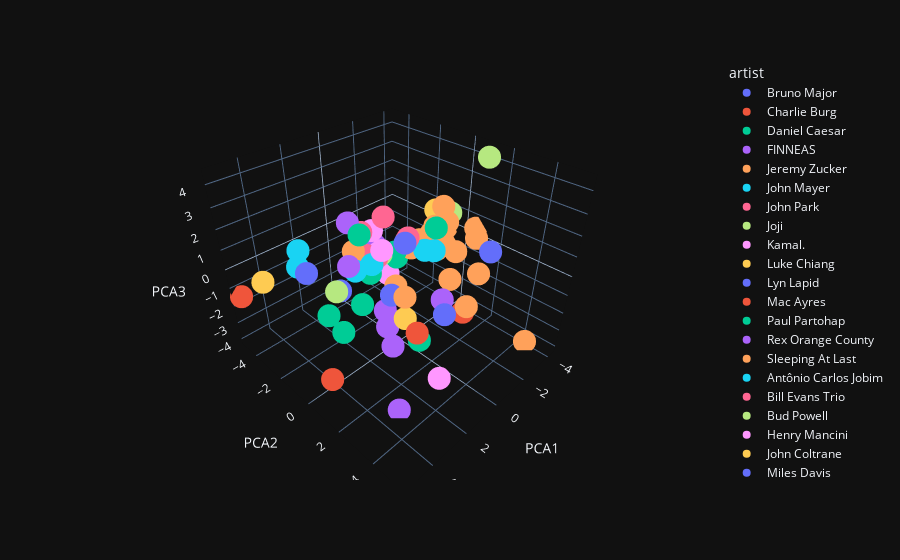

Here is the notebook cell this chart was saved with:
### Code cell
fig = px.scatter_3d(
    named_pca_dataset,
    x='PCA1',
    y='PCA2',
    z='PCA3',
    hover_data=['artist', 'song_name'],
    template='plotly_dark',
    color='artist'
)
fig.show()

### Figure 1 — Plotly figure (JSON) as saved in the notebook; plotly's stock layout.template omitted (floating-point values rounded to 4 significant figures)
{"data": [{"customdata": [["Bruno Major", "Easily"], ["Bruno Major", "Nothing"], ["Bruno Major", "The Most Beautiful Thing"]], "hovertemplate": "artist=%{customdata[0]}<br>PCA1=%{x}<br>PCA2=%{y}<br>PCA3=%{z}<br>song_name=%{customdata[1]}<extra></extra>", "legendgroup": "Bruno Major", "marker": {"color": "#636efa", "symbol": "circle"}, "mode": "markers", "name": "Bruno Major", "scene": "scene", "showlegend": true, "x": [2.92, -1.205, 2.139], "y": [4.81, 3.604, 2.247], "z": [1.916, 1.876, 3.158], "type": "scatter3d"}, {"customdata": [["Charlie Burg", "Lovesong (The Way) [feat. Bluets]"]], "hovertemplate": "artist=%{customdata[0]}<br>PCA1=%{x}<br>PCA2=%{y}<br>PCA3=%{z}<br>song_name=%{customdata[1]}<extra></extra>", "legendgroup": "Charlie Burg", "marker": {"color": "#EF553B", "symbol": "circle"}, "mode": "markers", "name": "Charlie Burg", "scene": "scene", "showlegend": true, "x": [4.939], "y": [1.079], "z": [-2.432], "type": "scatter3d"}, {"customdata": [["Daniel Caesar", "Best Part (feat. H.E.R.)"], ["Daniel Caesar", "Japanese Denim"], ["Daniel Caesar", "Streetcar"], ["Daniel Caesar", "We Find Love"]], "hovertemplate": "artist=%{customdata[0]}<br>PCA1=%{x}<br>PCA2=%{y}<br>PCA3=%{z}<br>song_name=%{customdata[1]}<extra></extra>", "legendgroup": "Daniel Caesar", "marker": {"color": "#00cc96", "symbol": "circle"}, "mode": "markers", "name": "Daniel Caesar", "scene": "scene", "showlegend": true, "x": [2.275, 4.129, 2.645, 0.4187], "y": [-0.04611, 0.1161, -0.9989, 0.003959], "z": [-0.8277, -0.2232, -2.76, 0.9582], "type": "scatter3d"}, {"customdata": [["FINNEAS", "Let's Fall in Love for the Night"]], "hovertemplate": "artist=%{customdata[0]}<br>PCA1=%{x}<br>PCA2=%{y}<br>PCA3=%{z}<br>song_name=%{customdata[1]}<extra></extra>", "legendgroup": "FINNEAS", "marker": {"color": "#ab63fa", "symbol": "circle"}, "mode": "markers", "name": "FINNEAS", "scene": "scene", "showlegend": true, "x": [3.285], "y": [2.791], "z": [-0.5968], "type": "scatter3d"}, {"customdata": [["Jeremy Zucker", "this is how you fall in love"]], "hovertemplate": "artist=%{customdata[0]}<br>PCA1=%{x}<br>PCA2=%{y}<br>PCA3=%{z}<br>song_name=%{customdata[1]}<extra></extra>", "legendgroup": "Jeremy Zucker", "marker": {"color": "#FFA15A", "symbol": "circle"}, "mode": "markers", "name": "Jeremy Zucker", "scene": "scene", "showlegend": true, "x": [2.239], "y": [2.372], "z": [0.8946], "type": "scatter3d"}, {"customdata": [["John Mayer", "You're Gonna Live Forever in Me"]], "hovertemplate": "artist=%{customdata[0]}<br>PCA1=%{x}<br>PCA2=%{y}<br>PCA3=%{z}<br>song_name=%{customdata[1]}<extra></extra>", "legendgroup": "John Mayer", "marker": {"color": "#19d3f3", "symbol": "circle"}, "mode": "markers", "name": "John Mayer", "scene": "scene", "showlegend": true, "x": [-1.768], "y": [0.2948], "z": [0.1482], "type": "scatter3d"}, {"customdata": [["John Park", "Sipping My life (Bonus Track)"]], "hovertemplate": "artist=%{customdata[0]}<br>PCA1=%{x}<br>PCA2=%{y}<br>PCA3=%{z}<br>song_name=%{customdata[1]}<extra></extra>", "legendgroup": "John Park", "marker": {"color": "#FF6692", "symbol": "circle"}, "mode": "markers", "name": "John Park", "scene": "scene", "showlegend": true, "x": [1.549], "y": [0.1367], "z": [1.302], "type": "scatter3d"}, {"customdata": [["Joji", "Glimpse of Us"]], "hovertemplate": "artist=%{customdata[0]}<br>PCA1=%{x}<br>PCA2=%{y}<br>PCA3=%{z}<br>song_name=%{customdata[1]}<extra></extra>", "legendgroup": "Joji", "marker": {"color": "#B6E880", "symbol": "circle"}, "mode": "markers", "name": "Joji", "scene": "scene", "showlegend": true, "x": [1.111], "y": [-0.1042], "z": [1.11], "type": "scatter3d"}, {"customdata": [["Kamal.", "blue"]], "hovertemplate": "artist=%{customdata[0]}<br>PCA1=%{x}<br>PCA2=%{y}<br>PCA3=%{z}<br>song_name=%{customdata[1]}<extra></extra>", "legendgroup": "Kamal.", "marker": {"color": "#FF97FF", "symbol": "circle"}, "mode": "markers", "name": "Kamal.", "scene": "scene", "showlegend": true, "x": [3.593], "y": [5.303], "z": [-0.156], "type": "scatter3d"}, {"customdata": [["Luke Chiang", "Shouldn't Be"]], "hovertemplate": "artist=%{customdata[0]}<br>PCA1=%{x}<br>PCA2=%{y}<br>PCA3=%{z}<br>song_name=%{customdata[1]}<extra></extra>", "legendgroup": "Luke Chiang", "marker": {"color": "#FECB52", "symbol": "circle"}, "mode": "markers", "name": "Luke Chiang", "scene": "scene", "showlegend": true, "x": [2.21], "y": [2.372], "z": [-0.1619], "type": "scatter3d"}, {"customdata": [["Lyn Lapid", "In My Mind"]], "hovertemplate": "artist=%{customdata[0]}<br>PCA1=%{x}<br>PCA2=%{y}<br>PCA3=%{z}<br>song_name=%{customdata[1]}<extra></extra>", "legendgroup": "Lyn Lapid", "marker": {"color": "#636efa", "symbol": "circle"}, "mode": "markers", "name": "Lyn Lapid", "scene": "scene", "showlegend": true, "x": [1.017], "y": [0.3955], "z": [-0.7833], "type": "scatter3d"}, {"customdata": [["Mac Ayres", "Easy"]], "hovertemplate": "artist=%{customdata[0]}<br>PCA1=%{x}<br>PCA2=%{y}<br>PCA3=%{z}<br>song_name=%{customdata[1]}<extra></extra>", "legendgroup": "Mac Ayres", "marker": {"color": "#EF553B", "symbol": "circle"}, "mode": "markers", "name": "Mac Ayres", "scene": "scene", "showlegend": true, "x": [2.872], "y": [3.604], "z": [0.309], "type": "scatter3d"}, {"customdata": [["Paul Partohap", "P.S. I LOVE YOU"]], "hovertemplate": "artist=%{customdata[0]}<br>PCA1=%{x}<br>PCA2=%{y}<br>PCA3=%{z}<br>song_name=%{customdata[1]}<extra></extra>", "legendgroup": "Paul Partohap", "marker": {"color": "#00cc96", "symbol": "circle"}, "mode": "markers", "name": "Paul Partohap", "scene": "scene", "showlegend": true, "x": [0.8879], "y": [1.956], "z": [-2.441], "type": "scatter3d"}, {"customdata": [["Rex Orange County", "Always"], ["Rex Orange County", "Happiness"], ["Rex Orange County", "Pluto Projector"], ["Rex Orange County", "Untitled"]], "hovertemplate": "artist=%{customdata[0]}<br>PCA1=%{x}<br>PCA2=%{y}<br>PCA3=%{z}<br>song_name=%{customdata[1]}<extra></extra>", "legendgroup": "Rex Orange County", "marker": {"color": "#ab63fa", "symbol": "circle"}, "mode": "markers", "name": "Rex Orange County", "scene": "scene", "showlegend": true, "x": [2.157, 1.354, 0.298, 3.208], "y": [1.33, 0.358, 2.587, 3.051], "z": [-1.276, -1.457, -0.2041, -4.044], "type": "scatter3d"}, {"customdata": [["Sleeping At Last", "April 10, 2019- Powehi - Image of a Black Hole"], ["Sleeping At Last", "August 12, 2018- Perseid Meteor Shower"], ["Sleeping At Last", "August 21, 2017- Total Solar Eclipse"], ["Sleeping At Last", "December 13, 2017- Geminid Meteor Shower"], ["Sleeping At Last", "December 17, 2018- Farout"], ["Sleeping At Last", "December 21, 2020- The Great Conjunction"], ["Sleeping At Last", "December 25, 2021- Webb Space Telescope - Launch"], ["Sleeping At Last", "February 1, 2023- C2022 E3 - Comet Ztf"], ["Sleeping At Last", "February 13, 2019- Opportunity - Mission Complete"], ["Sleeping At Last", "February 18, 2021- Perseverance - Mars Landing"], ["Sleeping At Last", "January 30, 2020- Spitzer - Final Voyage"], ["Sleeping At Last", "January 31, 2018- Super Blue Blood Moon"], ["Sleeping At Last", "July 22, 2020- C  2020 F3 - Comet Neowise"], ["Sleeping At Last", "July 27, 2018- Total Lunar Eclipse"], ["Sleeping At Last", "July 4, 2020- Aphelion"], ["Sleeping At Last", "June 24, 2022- Parade of Planets"], ["Sleeping At Last", "June 30, 2018- Pds 70b (Birth of a Planet)"], ["Sleeping At Last", "October 30, 2018- Kepler - Goodnight"], ["Sleeping At Last", "September 15, 2017- Cassini - The Grand Finale"]], "hovertemplate": "artist=%{customdata[0]}<br>PCA1=%{x}<br>PCA2=%{y}<br>PCA3=%{z}<br>song_name=%{customdata[1]}<extra></extra>", "legendgroup": "Sleeping At Last", "marker": {"color": "#FFA15A", "symbol": "circle"}, "mode": "markers", "name": "Sleeping At Last", "scene": "scene", "showlegend": true, "x": [-3.787, -2.837, -3.745, -4.228, -3.082, -4.24, -1.334, -2.907, -2.342, -4.251, -3.173, -2.908, -2.646, -4.064, -3.344, -2.483, -1.926, -1.354, -2.504], "y": [4.424, -1.587, -1.468, -0.8562, -0.6646, -1.098, -0.7119, -0.2272, -0.7056, 0.6815, 1.847, -0.8737, 0.2595, -0.2355, 1.413, -0.3322, 2.229, 1.626, -0.6008], "z": [-3.978, -0.5654, -0.8332, -1.098, -0.8359, -0.2742, 0.03605, 1.761, -0.1534, 0.447, -1.053, 0.112, 1.25, -1.205, 0.5992, 0.869, -2.056, -0.5419, 0.2438], "type": "scatter3d"}, {"customdata": [["Antônio Carlos Jobim", "Desafinado"], ["Antônio Carlos Jobim", "The Girl From Ipanema"]], "hovertemplate": "artist=%{customdata[0]}<br>PCA1=%{x}<br>PCA2=%{y}<br>PCA3=%{z}<br>song_name=%{customdata[1]}<extra></extra>", "legendgroup": "Antônio Carlos Jobim", "marker": {"color": "#19d3f3", "symbol": "circle"}, "mode": "markers", "name": "Antônio Carlos Jobim", "scene": "scene", "showlegend": true, "x": [2.099, 2.479], "y": [-0.6104, 0.8619], "z": [0.5135, 1.747], "type": "scatter3d"}, {"customdata": [["Bill Evans Trio", "Waltz for Debby (take 1) - Alternate Take"]], "hovertemplate": "artist=%{customdata[0]}<br>PCA1=%{x}<br>PCA2=%{y}<br>PCA3=%{z}<br>song_name=%{customdata[1]}<extra></extra>", "legendgroup": "Bill Evans Trio", "marker": {"color": "#FF6692", "symbol": "circle"}, "mode": "markers", "name": "Bill Evans Trio", "scene": "scene", "showlegend": true, "x": [0.8921], "y": [-0.1672], "z": [2.746], "type": "scatter3d"}, {"customdata": [["Bud Powell", "I'll Keep Loving You"], ["Bud Powell", "It Could Happen To You - Rudy Van Gelder Edition  Remastered 1998"]], "hovertemplate": "artist=%{customdata[0]}<br>PCA1=%{x}<br>PCA2=%{y}<br>PCA3=%{z}<br>song_name=%{customdata[1]}<extra></extra>", "legendgroup": "Bud Powell", "marker": {"color": "#B6E880", "symbol": "circle"}, "mode": "markers", "name": "Bud Powell", "scene": "scene", "showlegend": true, "x": [-4.245, -3.733], "y": [-1.743, -0.456], "z": [-1.044, 1.027], "type": "scatter3d"}, {"customdata": [["Henry Mancini", "Dear Heart"]], "hovertemplate": "artist=%{customdata[0]}<br>PCA1=%{x}<br>PCA2=%{y}<br>PCA3=%{z}<br>song_name=%{customdata[1]}<extra></extra>", "legendgroup": "Henry Mancini", "marker": {"color": "#FF97FF", "symbol": "circle"}, "mode": "markers", "name": "Henry Mancini", "scene": "scene", "showlegend": true, "x": [-1.588], "y": [-2.529], "z": [-2.444], "type": "scatter3d"}, {"customdata": [["John Coltrane", "A Love Supreme, Pt. I – Acknowledgement"]], "hovertemplate": "artist=%{customdata[0]}<br>PCA1=%{x}<br>PCA2=%{y}<br>PCA3=%{z}<br>song_name=%{customdata[1]}<extra></extra>", "legendgroup": "John Coltrane", "marker": {"color": "#FECB52", "symbol": "circle"}, "mode": "markers", "name": "John Coltrane", "scene": "scene", "showlegend": true, "x": [4.245], "y": [-4.542], "z": [-0.9929], "type": "scatter3d"}, {"customdata": [["Miles Davis", "So What (feat. John Coltrane, Cannonball Adderley & Bill Evans)"]], "hovertemplate": "artist=%{customdata[0]}<br>PCA1=%{x}<br>PCA2=%{y}<br>PCA3=%{z}<br>song_name=%{customdata[1]}<extra></extra>", "legendgroup": "Miles Davis", "marker": {"color": "#636efa", "symbol": "circle"}, "mode": "markers", "name": "Miles Davis", "scene": "scene", "showlegend": true, "x": [3.287], "y": [-2.407], "z": [0.08655], "type": "scatter3d"}, {"customdata": [["Ornette Coleman", "Lonely Woman"]], "hovertemplate": "artist=%{customdata[0]}<br>PCA1=%{x}<br>PCA2=%{y}<br>PCA3=%{z}<br>song_name=%{customdata[1]}<extra></extra>", "legendgroup": "Ornette Coleman", "marker": {"color": "#EF553B", "symbol": "circle"}, "mode": "markers", "name": "Ornette Coleman", "scene": "scene", "showlegend": true, "x": [5.232], "y": [-4.852], "z": [-1.439], "type": "scatter3d"}, {"customdata": [["Sarah Vaughan", "Misty"]], "hovertemplate": "artist=%{customdata[0]}<br>PCA1=%{x}<br>PCA2=%{y}<br>PCA3=%{z}<br>song_name=%{customdata[1]}<extra></extra>", "legendgroup": "Sarah Vaughan", "marker": {"color": "#00cc96", "symbol": "circle"}, "mode": "markers", "name": "Sarah Vaughan", "scene": "scene", "showlegend": true, "x": [-0.9991], "y": [-1.314], "z": [-0.5932], "type": "scatter3d"}, {"customdata": [["Thelonious Monk", "'Round Midnight"], ["Thelonious Monk", "Honeysuckle Rose"]], "hovertemplate": "artist=%{customdata[0]}<br>PCA1=%{x}<br>PCA2=%{y}<br>PCA3=%{z}<br>song_name=%{customdata[1]}<extra></extra>", "legendgroup": "Thelonious Monk", "marker": {"color": "#ab63fa", "symbol": "circle"}, "mode": "markers", "name": "Thelonious Monk", "scene": "scene", "showlegend": true, "x": [-0.3514, 2.922], "y": [-2.096, 0.00897], "z": [0.02413, 1.455], "type": "scatter3d"}, {"customdata": [["Tony Bennett", "(I Left My Heart) In San Francisco"]], "hovertemplate": "artist=%{customdata[0]}<br>PCA1=%{x}<br>PCA2=%{y}<br>PCA3=%{z}<br>song_name=%{customdata[1]}<extra></extra>", "legendgroup": "Tony Bennett", "marker": {"color": "#FFA15A", "symbol": "circle"}, "mode": "markers", "name": "Tony Bennett", "scene": "scene", "showlegend": true, "x": [0.5025], "y": [0.1443], "z": [-0.6978], "type": "scatter3d"}, {"customdata": [["Boundary Run", "Beggars"]], "hovertemplate": "artist=%{customdata[0]}<br>PCA1=%{x}<br>PCA2=%{y}<br>PCA3=%{z}<br>song_name=%{customdata[1]}<extra></extra>", "legendgroup": "Boundary Run", "marker": {"color": "#19d3f3", "symbol": "circle"}, "mode": "markers", "name": "Boundary Run", "scene": "scene", "showlegend": true, "x": [-1.319], "y": [0.1342], "z": [0.3048], "type": "scatter3d"}, {"customdata": [["CHPTRS", "At Dawn"], ["CHPTRS", "Last Chance (Alternate Version)"], ["CHPTRS", "Obvious (Alternate Version)"]], "hovertemplate": "artist=%{customdata[0]}<br>PCA1=%{x}<br>PCA2=%{y}<br>PCA3=%{z}<br>song_name=%{customdata[1]}<extra></extra>", "legendgroup": "CHPTRS", "marker": {"color": "#FF6692", "symbol": "circle"}, "mode": "markers", "name": "CHPTRS", "scene": "scene", "showlegend": true, "x": [1.177, -0.736, -0.6225], "y": [-0.9638, -0.3494, -0.3469], "z": [0.6925, 0.9934, 0.8957], "type": "scatter3d"}, {"customdata": [["Freya Ridings", "Love Is Fire"]], "hovertemplate": "artist=%{customdata[0]}<br>PCA1=%{x}<br>PCA2=%{y}<br>PCA3=%{z}<br>song_name=%{customdata[1]}<extra></extra>", "legendgroup": "Freya Ridings", "marker": {"color": "#B6E880", "symbol": "circle"}, "mode": "markers", "name": "Freya Ridings", "scene": "scene", "showlegend": true, "x": [2.887], "y": [-0.9408], "z": [-0.3084], "type": "scatter3d"}, {"customdata": [["HAEVN", "Where the Heart Is - Single Version"]], "hovertemplate": "artist=%{customdata[0]}<br>PCA1=%{x}<br>PCA2=%{y}<br>PCA3=%{z}<br>song_name=%{customdata[1]}<extra></extra>", "legendgroup": "HAEVN", "marker": {"color": "#FF97FF", "symbol": "circle"}, "mode": "markers", "name": "HAEVN", "scene": "scene", "showlegend": true, "x": [2.229], "y": [1.153], "z": [2.395], "type": "scatter3d"}, {"customdata": [["Lights & Motion", "Anomaly"]], "hovertemplate": "artist=%{customdata[0]}<br>PCA1=%{x}<br>PCA2=%{y}<br>PCA3=%{z}<br>song_name=%{customdata[1]}<extra></extra>", "legendgroup": "Lights & Motion", "marker": {"color": "#FECB52", "symbol": "circle"}, "mode": "markers", "name": "Lights & Motion", "scene": "scene", "showlegend": true, "x": [-2.941], "y": [-0.7105], "z": [1.384], "type": "scatter3d"}, {"customdata": [["ODESZA", "A Moment Apart"]], "hovertemplate": "artist=%{customdata[0]}<br>PCA1=%{x}<br>PCA2=%{y}<br>PCA3=%{z}<br>song_name=%{customdata[1]}<extra></extra>", "legendgroup": "ODESZA", "marker": {"color": "#636efa", "symbol": "circle"}, "mode": "markers", "name": "ODESZA", "scene": "scene", "showlegend": true, "x": [1.268], "y": [-2.825], "z": [-2.172], "type": "scatter3d"}, {"customdata": [["One Hundred Years", "Reborn"]], "hovertemplate": "artist=%{customdata[0]}<br>PCA1=%{x}<br>PCA2=%{y}<br>PCA3=%{z}<br>song_name=%{customdata[1]}<extra></extra>", "legendgroup": "One Hundred Years", "marker": {"color": "#EF553B", "symbol": "circle"}, "mode": "markers", "name": "One Hundred Years", "scene": "scene", "showlegend": true, "x": [-2.858], "y": [1.386], "z": [-3.438], "type": "scatter3d"}, {"customdata": [["Roary", "Guardians"], ["Roary", "Motion"], ["Roary", "Breathe Again"]], "hovertemplate": "artist=%{customdata[0]}<br>PCA1=%{x}<br>PCA2=%{y}<br>PCA3=%{z}<br>song_name=%{customdata[1]}<extra></extra>", "legendgroup": "Roary", "marker": {"color": "#00cc96", "symbol": "circle"}, "mode": "markers", "name": "Roary", "scene": "scene", "showlegend": true, "x": [-2.172, 1.343, 1.044], "y": [0.0174, -1.153, -0.8806], "z": [1.047, 1.691, -0.2693], "type": "scatter3d"}, {"customdata": [["Secret Nation", "Love You Well"]], "hovertemplate": "artist=%{customdata[0]}<br>PCA1=%{x}<br>PCA2=%{y}<br>PCA3=%{z}<br>song_name=%{customdata[1]}<extra></extra>", "legendgroup": "Secret Nation", "marker": {"color": "#ab63fa", "symbol": "circle"}, "mode": "markers", "name": "Secret Nation", "scene": "scene", "showlegend": true, "x": [1.292], "y": [-1.934], "z": [1.924], "type": "scatter3d"}, {"customdata": [["sød ven", "mystery"]], "hovertemplate": "artist=%{customdata[0]}<br>PCA1=%{x}<br>PCA2=%{y}<br>PCA3=%{z}<br>song_name=%{customdata[1]}<extra></extra>", "legendgroup": "sød ven", "marker": {"color": "#FFA15A", "symbol": "circle"}, "mode": "markers", "name": "sød ven", "scene": "scene", "showlegend": true, "x": [1.576], "y": [-1.304], "z": [0.9203], "type": "scatter3d"}, {"customdata": [["The Light the Heat", "Afterlight"], ["The Light the Heat", "Feel Alive"]], "hovertemplate": "artist=%{customdata[0]}<br>PCA1=%{x}<br>PCA2=%{y}<br>PCA3=%{z}<br>song_name=%{customdata[1]}<extra></extra>", "legendgroup": "The Light the Heat", "marker": {"color": "#19d3f3", "symbol": "circle"}, "mode": "markers", "name": "The Light the Heat", "scene": "scene", "showlegend": true, "x": [3.137, 3.148], "y": [-3.283, -3.059], "z": [-0.09027, 0.8722], "type": "scatter3d"}, {"customdata": [["Thomas Bergersen", "Crystallize"]], "hovertemplate": "artist=%{customdata[0]}<br>PCA1=%{x}<br>PCA2=%{y}<br>PCA3=%{z}<br>song_name=%{customdata[1]}<extra></extra>", "legendgroup": "Thomas Bergersen", "marker": {"color": "#FF6692", "symbol": "circle"}, "mode": "markers", "name": "Thomas Bergersen", "scene": "scene", "showlegend": true, "x": [0.3858], "y": [-2.175], "z": [0.9729], "type": "scatter3d"}, {"customdata": [["Tony Anderson", "Retour"]], "hovertemplate": "artist=%{customdata[0]}<br>PCA1=%{x}<br>PCA2=%{y}<br>PCA3=%{z}<br>song_name=%{customdata[1]}<extra></extra>", "legendgroup": "Tony Anderson", "marker": {"color": "#B6E880", "symbol": "circle"}, "mode": "markers", "name": "Tony Anderson", "scene": "scene", "showlegend": true, "x": [-3.595], "y": [1.454], "z": [4.39], "type": "scatter3d"}, {"customdata": [["Voyageur", "Civilized"], ["Voyageur", "Fire & Stone"], ["Voyageur", "I Caught Fire"]], "hovertemplate": "artist=%{customdata[0]}<br>PCA1=%{x}<br>PCA2=%{y}<br>PCA3=%{z}<br>song_name=%{customdata[1]}<extra></extra>", "legendgroup": "Voyageur", "marker": {"color": "#FF97FF", "symbol": "circle"}, "mode": "markers", "name": "Voyageur", "scene": "scene", "showlegend": true, "x": [0.07821, -0.09732, -1.083], "y": [-1.334, -2.002, -1.564], "z": [0.1695, 0.9374, -0.7334], "type": "scatter3d"}], "layout": {"scene": {"domain": {"x": [0.0, 1.0], "y": [0.0, 1.0]}, "xaxis": {"title": {"text": "PCA1"}}, "yaxis": {"title": {"text": "PCA2"}}, "zaxis": {"title": {"text": "PCA3"}}}, "legend": {"title": {"text": "artist"}, "tracegroupgap": 0}, "margin": {"t": 60}}}
